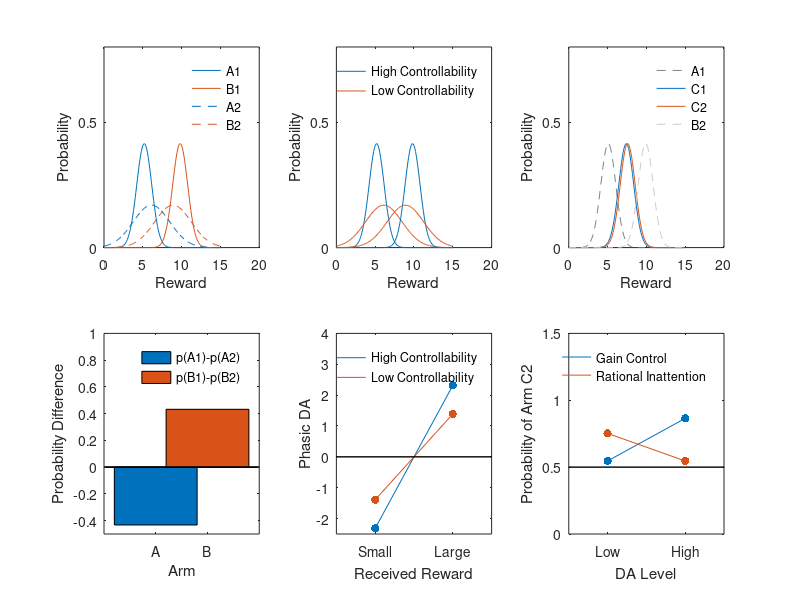

The MATLAB source for this figure:
% This code simulates predictions of the rational inattention framework.
% Written 2Mar20 by JGM.

clear; close all; clc

%%%%%%%%%%%%%%%%%%%%%%%%%%%%%%%%%%%%%%%%%%%%%%%%%%%%%%%%%%%%%%%%%%%%%%%%%%%

% high controllability vs low controllability
m = [5 10];                     % likelihood means for low/high reward
l = [1 .1];                     % likelihood precision for high/low control
m0 = mean(m);                   % prior mean
params = fitdist(m','Normal');
l0 = 1/(params.sigma)^2;        % prior precision (approximate)
lp = l+l0;                      % posterior precision
range = 0:.1:1.5*m(2);

% high, low controllability
for c = 1:2
    k = l(c)./(l(c)+l0);
    mA(c) = k*m(1) + (1-k)*m0;
    mB(c) = k*m(2) + (1-k)*m0;
end

A1 = normpdf(range, mA(1), 1/sqrt(lp(1)));
A2 = normpdf(range, mA(2), 1/sqrt(lp(2)));

B1 = normpdf(range, mB(1), 1/sqrt(lp(1)));
B2 = normpdf(range, mB(2), 1/sqrt(lp(2)));

% softmax
T = 1;                              % temperature parameter
pA1 = 1/(1+exp(-(mA(1)-mA(2))/T));  % A1 vs A2
pB1 = 1/(1+exp(-(mB(1)-mB(2))/T));  % B1 vs B2

pA2 = 1-pA1;
pB2 = 1-pB1;



% for Prediction 3

mm = mean(m); % medium reward
for c = 1:2
    k = l(c)./lp(c);
    mC1(c) = k*mm+(1-k)*mean([m(1) mm]);
    mC2(c) = k*mm+(1-k)*mean([mm m(2)]);
    mAx(c) = k*m(1)+(1-k)*mean([m(1) mm]);
    mBx(c) = k*m(2)+(1-k)*mean([mm m(2)]);
end
C1 = normpdf(range, mC1(1), 1/sqrt(lp(1)));
C2 = normpdf(range, mC2(1), 1/sqrt(lp(1)));


Ax1 = normpdf(range, mAx(1), 1/sqrt(lp(1)));
Ax2 = normpdf(range, mAx(2), 1/sqrt(lp(2)));

Bx1 = normpdf(range, mBx(1), 1/sqrt(lp(1)));
Bx2 = normpdf(range, mBx(2), 1/sqrt(lp(2)));


Tg = [.1 1]; % temperature parameter for high, low gain control

% (a) gain control
pAhi_gain = 1/(1+exp(-(mC2(1)-mC1(1))/Tg(1)));
pAlo_gain = 1/(1+exp(-(mC2(1)-mC1(1))/Tg(2)));

% (b) rational inattention
pAhi_RI = 1/(1+exp(-(mC2(1)-mC1(1))/T));
pAlo_RI = 1/(1+exp(-(mC2(2)-mC1(2))/T));


%%%%%%%%%%%%%%%%%%%%%%%%%%%%%%%%%%%%%%%%%%%%%%%%%%%%%%%%%%%%%%%%%%%%%%%%%%%

figure(1); figName{1} = 'predictions1';
col = get(gca,'ColorOrder');

subplot(2,3,1)
plot(range,A1)
hold on
plot(range,B1)
hold on
plot(range,A2,'--','Color',col(1,:))
hold on
plot(range,B2,'--','Color',col(2,:))
xlabel('Reward')
ylabel('Probability')
yticks([0 .5])
ylim([0 .8])
legend('High Controllability, Small (A1)', ...
    'High Controllability, Large (B1)', ...
    'Low Controllability, Small (A2)', ...
    'Low Controllability, Large (B2)','Location','Northeast')
legend('A1','B1','A2','B2','Location','Northeast')
legend boxoff

subplot(2,3,4)
bar(1,pA1-pA2)
hold on
bar(2,pB1-pB2)
xticks([1 2])
xticklabels({'A','B'})
ylabel('Probability Difference')
% yticks(0)
ylim([-.5 1])
hold on
plot([0 3],[0 0],'k','LineWidth',1)
xlim([0 3])
xlabel('Arm')
legend('p(A1)-p(A2)', 'p(B1)-p(B2)', 'Location', 'Northeast')
legend boxoff


subplot(2,3,2)
plot(range,A1,'Color',col(1,:))
hold on
plot(range,A2,'Color',col(2,:))
hold on
plot(range,B1,'Color',col(1,:))
hold on
plot(range,B2,'Color',col(2,:))
xlabel('Reward')
ylabel('Probability')
ylim([0 .8])
legend('High Controllability','Low Controllability','Location','Northeast')
legend boxoff

subplot(2,3,5)
plot([1 2],[mA(1) mB(1)]-m0)
hold on
plot([1 2],[mA(2) mB(2)]-m0)
hold on
scatter([1 2],[mA(1) mB(1)]-m0,[],col(1,:),'filled')
hold on
scatter([1 2],[mA(2) mB(2)]-m0,[],col(2,:),'filled')
hold on
xticks([1 2])
xticklabels({'Small','Large'})
xlim([.5 2.5])
xlabel('Received Reward')
ylabel('Phasic DA')
ylim([-2.5 4])
plot([0 3],[0 0],'k','LineWidth',1)
legend('High Controllability','Low Controllability','Location','Northeast')
legend boxoff

subplot(2,3,3)
plot(range,Ax1,'--','Color',.5*[1 1 1])
hold on
plot(range,C1,'Color',col(1,:))
hold on
plot(range,C2,'Color',col(2,:))
hold on
plot(range,Bx1,'--','Color',.8*[1 1 1])
xlabel('Reward')
ylabel('Probability')
ylim([0 .8])
legend('A1','C1','C2','B2','Location','Northeast')
legend boxoff


subplot(2,3,6)
plot([1 2],[pAlo_gain pAhi_gain])
hold on
plot([1 2],[pAlo_RI pAhi_RI])
hold on
scatter([1 2],[pAlo_gain pAhi_gain],[],col(1,:),'filled')
hold on
scatter([1 2],[pAlo_RI pAhi_RI],[],col(2,:),'filled')
hold on
xticks([1 2])
xticklabels({'Low','High'})
xlabel('DA Level')
ylabel('Probability of Arm C2')
plot([0 3],[.5 .5],'k','LineWidth',1)
yticks([0 .5 1 1.5])
ylim([0 1.5])
xlim([.5 2.5])
legend('Gain Control', 'Rational Inattention', 'Location', 'Northeast')
legend boxoff


for e = 1:3
    subplot(2,3,e)
    yticks([0 .5])
end